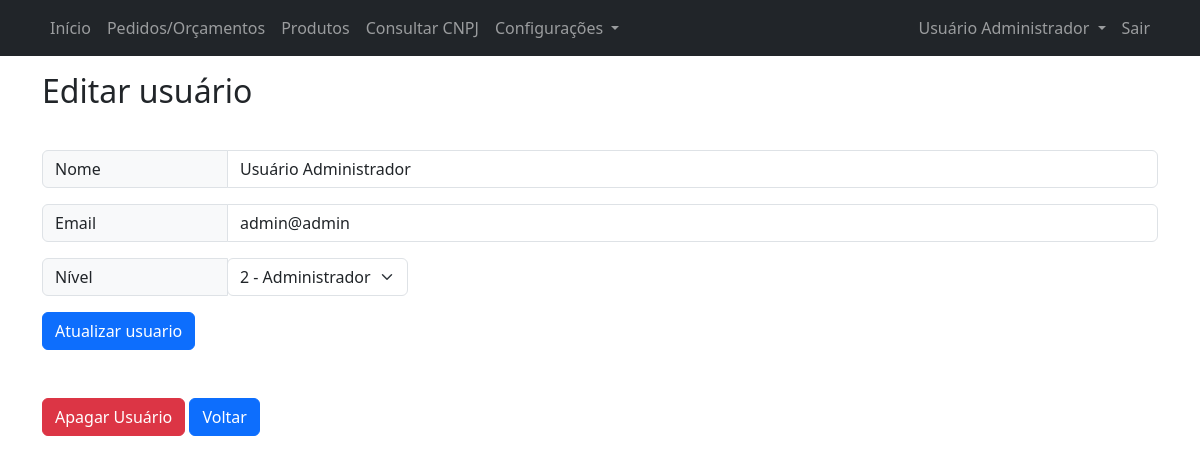
Page /editar_usuario.php?id=1 (signed in) on the committed database.
### tables this page shows
CREATE TABLE `users` (
  `id` int NOT NULL primary key,
  `email` varchar(64) NOT NULL,
  `name` varchar(64) NOT NULL,
  `password` varchar(256) NOT NULL,
  `level` int NOT NULL,
  `deleted` int NOT NULL,
  `created_by` int DEFAULT NULL,
  `created_at` datetime DEFAULT NULL,
  `updated_by` int DEFAULT NULL,
  `updated_at` datetime DEFAULT NULL,
  `deleted_by` int DEFAULT NULL,
  `deleted_at` datetime DEFAULT NULL
);

### editar_usuario.php (the view, shortened to what this page needs)
<!DOCTYPE html>
<html lang="pt-br">
<head>
    <?php require('partials/head.php'); ?>
</head>
<body>
    <?php
        require('partials/navbar.php');
        $userId = isset($_GET['id'])?$_GET['id']:"";
        if($userId !== ""){
            require('config/connection.php');
            $sql = "SELECT `name`,`email`,`level` FROM `users` WHERE `id` = :userId";
            $stmt = $pdo->prepare($sql);
            $stmt->bindParam(':userId', $userId);
            $stmt->execute();
            $result = $stmt->fetchAll(PDO::FETCH_ASSOC);
            foreach($result as $row){
                $dbUserName = isset($row['name'])?$row['name']:"";
                $dbUserEmail = isset($row['email'])?$row['email']:"";
                $dbUserLevel = isset($row['level'])?$row['level']:"";
            }
        }
    ?>
    <div class="container">
        <p><h2>Editar usuário</h2></p>
        <br>
        <form action="" method="post">
            <div class="input-group mb-3">
                <span class="input-group-text col-sm-2 col-3">Nome</span>
                <input type="text" class="form-control" placeholder="Digite o nome" value="<?= $dbUserName; ?>" name="formName">
            </div>
            <div class="input-group mb-3">
                <span class="input-group-text col-sm-2 col-3">Email</span>
                <input type="email" class="form-control" placeholder="Digite o email" value="<?= $dbUserEmail; ?>" name="formEmail">
            </div>
            <div class="input-group mb-3">
                <span class="input-group-text col-sm-2 col-3">Nível</span>
                <div class="">
                    <select class="form-select form-control" name="formLevel">
                        <option <?= $dbUserLevel >= 2?"selected":"" ?> value="2">2 - Administrador</option>
                    </select>
                </div>
            </div>
            <div>
                <p>
                    <button type="submit" class="btn btn-primary">Atualizar usuario</button>
                </p>
            </div>
        </form>
        <div class="mt-5">
            <button type="button" class="btn btn-danger" data-bs-toggle="modal" data-bs-target="#deleteUserQuest">
                Apagar Usuário
            </button>
            <a href="listar_usuarios.php">
                <button type="submit" class="btn btn-primary">Voltar</button>
            </a>
        </div>
    </div>
</body>
</html>

### rows in the picture
users: formName "Usuário Administrador", formEmail "admin@admin", formLevel "2 - Administrador"

### other values in the picture
$_SESSION['loggedUserName'] "Usuário Administrador"
